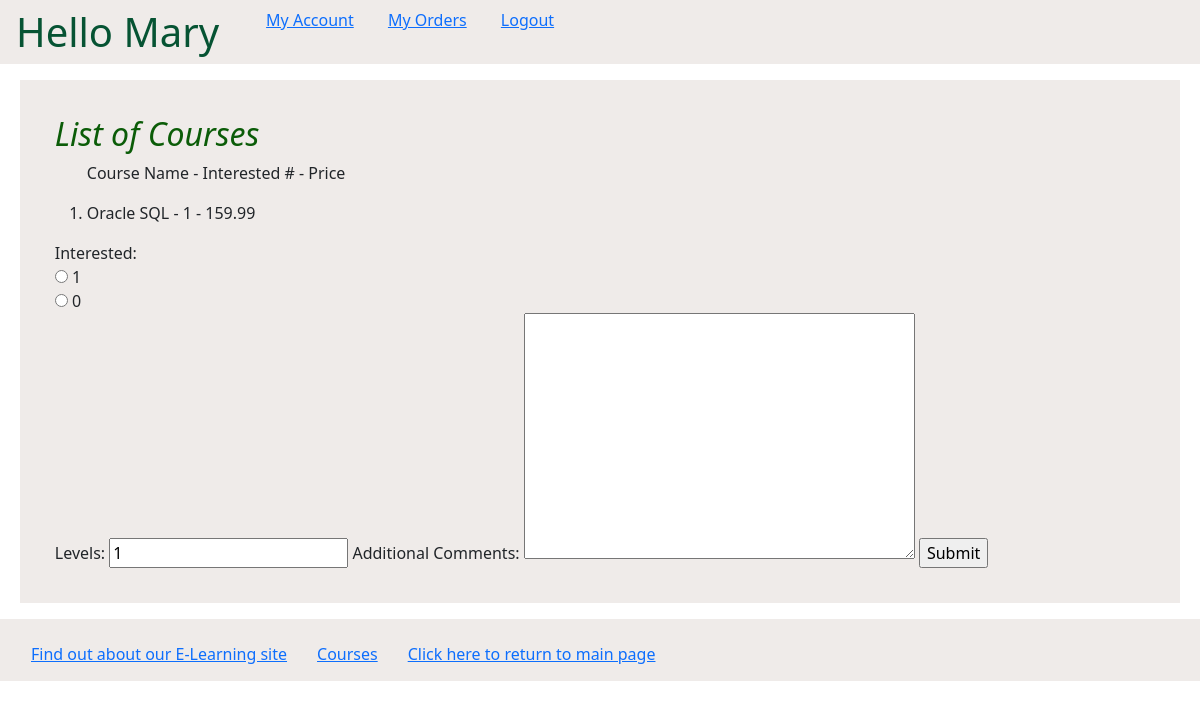
/myapp/courses/4/ (signed in), run on an earlier commit of the app's database.
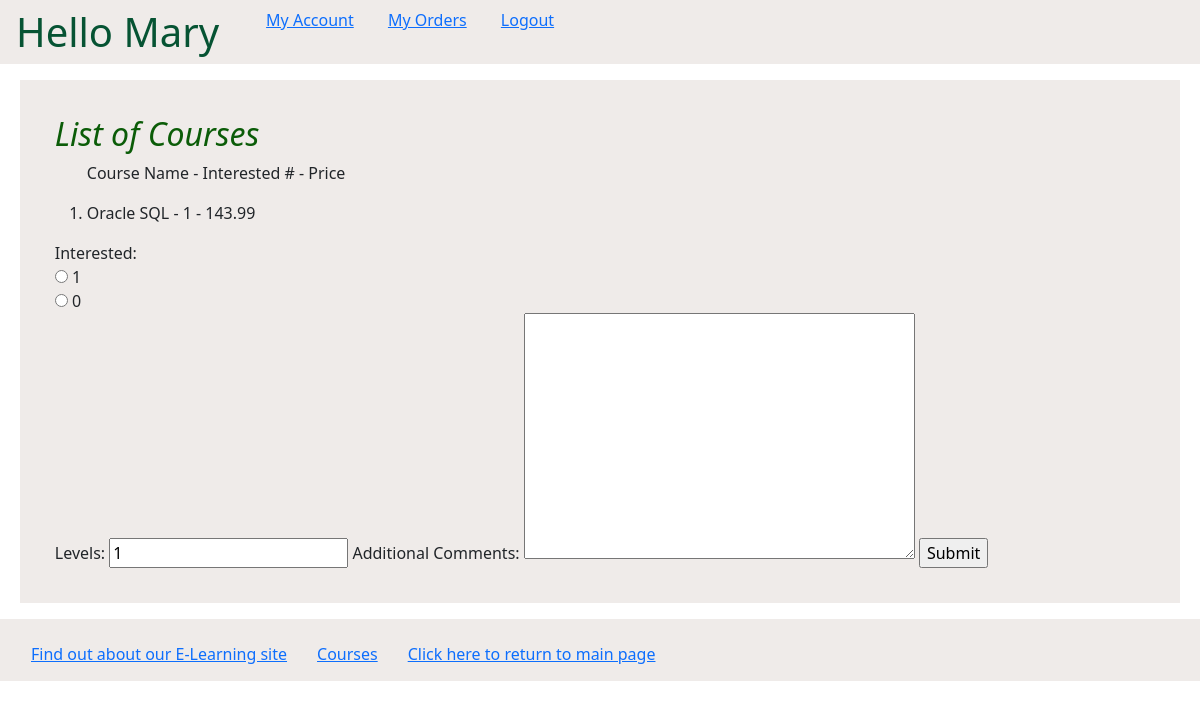
And on a later commit of the database.
### myapp/models.py (models this page shows, shortened)
class Course(models.Model):
    topic = models.ForeignKey(Topic, related_name='courses', on_delete=models.CASCADE)
    name = models.CharField(max_length=200)
    price = models.DecimalField(max_digits=10, decimal_places=2, validators=[validateprice])
    for_everyone = models.BooleanField(default=True)
    description = models.TextField(max_length=300, null=True, blank=True)
    interested = models.PositiveIntegerField(default=0)
    stages = models.PositiveIntegerField(default=3)

### myapp/views.py (the view)
# urls.py: path(r'courses/<int:cour_id>/', views.coursedetail, name='course_detail'),
@login_required
def coursedetail(request, cour_id):
    msg = ''
    course_list = Course.objects.all().filter(id=cour_id)
    if request.method == 'POST':
        form = InterestForm(request.POST, request.FILES)
        if form.is_valid():
            data = form.cleaned_data
            course = Course.objects.get(id=cour_id)
            if data['interested'] == 'Yes':
                isInterested=1
            elif data['interested'] == 'No':
                isInterested = 0
            print(isInterested)
            if isInterested >= 1:
                course.interested = course.interested+isInterested
                course.save()
                msg = 'Course Interest Added '
            else:
                course.save()
                msg = 'Course Interest Not Added '
        return render(request, 'myapp/order_response.html', {'msg': msg})
    else:
        form = InterestForm()
    return render(request, 'myapp/coursedetail.html', {'form': form, 'courlist': course_list})

### myapp/forms.py
class InterestForm(forms.Form):
    CHOICES = [('Yes', 1), ('No', 0)]
    interested = forms.CharField(widget=forms.RadioSelect(choices=CHOICES))
    levels = forms.IntegerField(initial = 1)
    comments = forms.CharField(label='Additional Comments', required=False, widget=forms.Textarea)

### templates/myapp/coursedetail.html (shortened to what this page needs)
{% extends 'myapp/base.html' %}
{% block body_block %}
    <div style="background-color: #efebe9; padding: 3%;">
{% if courlist %}
        <h2>List of Courses</h2>
        <ol>
            <p>Course Name - Interested # - Price</p>
            {% for course in courlist %}
                <li>{{ course.name }} - {{ course.interested }} - {{ course.price }}</li>
            {% endfor %}
        </ol>
    {% else %}
        <strong>There are no available courses!</strong>
    {% endif %}
    <form action="" name="form" method="post">
        {{form}}
        <input type="submit" value="Submit" />
    </form>
    </div>
{% endblock %}

What changed in the data, as far as the page shows it:
changed Course "Oracle SQL": price "159.99" → "143.99"
